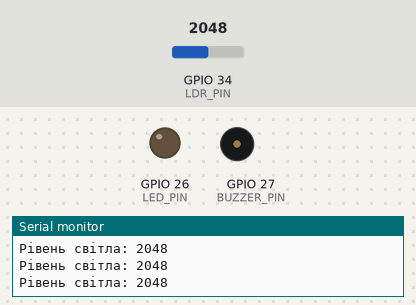
The sketch below on a simulated ESP32. On the bench: output pins drawn as LEDs (lit = HIGH), buzzer (waves = sounding, pin HIGH), the last lines printed to the serial monitor. The inputs (shaded band) are chosen by the test bench; at power-on: GPIO 34 (LDR_PIN) = 2048. WiFi joins after 1.5 s; servers stay silent unless stated; uploads are accepted with an empty reply.

Above: at 2.7 s.
2.8 s: GPIO 34 (LDR_PIN) set to 3940
4.3 s: GPIO 34 (LDR_PIN) set to 4036
At 4.76 s:
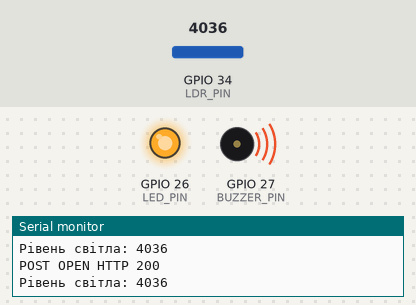
Timing chart, 0 to 13.3 s (numbered marks = the images above; inputs shaded):
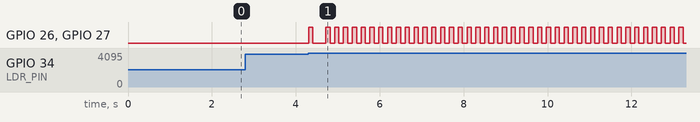

Measured:
- the behaviour switches between 4000 and 4001 on GPIO 34 (LDR_PIN) (found by bisection; images 0 and 1)
- after the input at 4.3 s, GPIO 26 (LED_PIN), GPIO 27 (BUZZER_PIN): goes HIGH 0.10 s, LOW 0.31 s, 40 × (HIGH 0.10 s, LOW 0.11 s), HIGH 0.10 s, then LOW, starting at once

The sketch:

LightSensor_WiFi_Post.ino
```cpp
/**
 * ESP32: LDR + відправка OPEN/CLOSED на Node.js сервер (SQLite).
 * Замініть WIFI_SSID, WIFI_PASS, SERVER_HOST.
 * SERVER_HOST — IP вашого ПК у локальній мережі (не localhost), наприклад "192.168.0.15"
 */
#include <WiFi.h>
#include <HTTPClient.h>

#define LDR_PIN 34
#define LED_PIN 26
#define BUZZER_PIN 27

const int THRESHOLD = 4000;

const char *WIFI_SSID = "YOUR_WIFI_NAME";
const char *WIFI_PASS = "YOUR_WIFI_PASSWORD";

// IP комп'ютера, де запущено npm start (перевірте ipconfig / ifconfig)
const char *SERVER_HOST = "192.168.0.100";
const int SERVER_PORT = 3000;

const char *DEVICE_NAME = "Light_Sensor_ESP32";

bool lastAlarm = false;
unsigned long lastPostMs = 0;
const unsigned long POST_MIN_INTERVAL_MS = 2000;

void setup() {
  Serial.begin(115200);
  pinMode(LDR_PIN, INPUT);
  pinMode(LED_PIN, OUTPUT);
  pinMode(BUZZER_PIN, OUTPUT);

  WiFi.mode(WIFI_STA);
  WiFi.begin(WIFI_SSID, WIFI_PASS);
  Serial.print("WiFi connecting");
  while (WiFi.status() != WL_CONNECTED) {
    delay(500);
    Serial.print(".");
  }
  Serial.println();
  Serial.print("WiFi OK, IP: ");
  Serial.println(WiFi.localIP());
}

void postStatus(bool alarm) {
  if (WiFi.status() != WL_CONNECTED) return;
  unsigned long now = millis();
  if (now - lastPostMs < POST_MIN_INTERVAL_MS) return;
  lastPostMs = now;

  HTTPClient http;
  String url = String("http://") + SERVER_HOST + ":" + SERVER_PORT + "/api/status";
  http.begin(url);
  http.addHeader("Content-Type", "application/json");

  const char *status = alarm ? "OPEN" : "CLOSED";
  String body = String("{\"deviceName\":\"") + DEVICE_NAME + "\",\"status\":\"" + status + "\"}";

  int code = http.POST(body);
  Serial.print("POST ");
  Serial.print(status);
  Serial.print(" HTTP ");
  Serial.println(code);
  http.end();
}

void loop() {
  int lightLevel = analogRead(LDR_PIN);
  Serial.print("Рівень світла: ");
  Serial.println(lightLevel);

  bool alarm = lightLevel > THRESHOLD;

  if (alarm) {
    digitalWrite(LED_PIN, HIGH);
    digitalWrite(BUZZER_PIN, HIGH);
    delay(100);
    digitalWrite(LED_PIN, LOW);
    digitalWrite(BUZZER_PIN, LOW);
    delay(100);
  } else {
    digitalWrite(LED_PIN, LOW);
    digitalWrite(BUZZER_PIN, LOW);
  }

  if (alarm != lastAlarm) {
    lastAlarm = alarm;
    postStatus(alarm);
  }

  delay(10);
}
```
